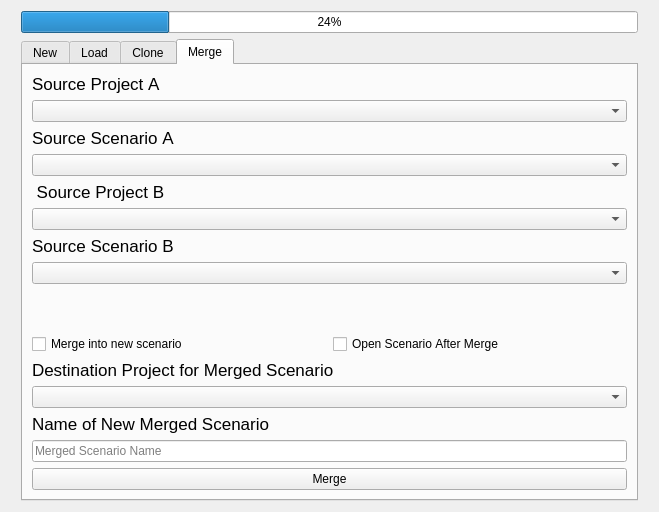
<?xml version="1.0" encoding="UTF-8"?>
<ui version="4.0">
 <class>LoadElements</class>
 <widget class="QDialog" name="LoadElements">
  <property name="windowModality">
   <enum>Qt::ApplicationModal</enum>
  </property>
  <property name="geometry">
   <rect>
    <x>0</x>
    <y>0</y>
    <width>659</width>
    <height>512</height>
   </rect>
  </property>
  <property name="windowTitle">
   <string>Project Management</string>
  </property>
  <layout class="QGridLayout" name="gridLayout">
   <item row="9" column="0">
    <spacer name="horizontalSpacer_2">
     <property name="orientation">
      <enum>Qt::Horizontal</enum>
     </property>
     <property name="sizeType">
      <enum>QSizePolicy::Fixed</enum>
     </property>
     <property name="sizeHint" stdset="0">
      <size>
       <width>10</width>
       <height>20</height>
      </size>
     </property>
    </spacer>
   </item>
   <item row="9" column="2">
    <spacer name="horizontalSpacer">
     <property name="orientation">
      <enum>Qt::Horizontal</enum>
     </property>
     <property name="sizeType">
      <enum>QSizePolicy::Fixed</enum>
     </property>
     <property name="sizeHint" stdset="0">
      <size>
       <width>10</width>
       <height>20</height>
      </size>
     </property>
    </spacer>
   </item>
   <item row="7" column="1" rowspan="6">
    <widget class="QTabWidget" name="container">
     <property name="sizePolicy">
      <sizepolicy hsizetype="Preferred" vsizetype="Preferred">
       <horstretch>0</horstretch>
       <verstretch>0</verstretch>
      </sizepolicy>
     </property>
     <property name="font">
      <font>
       <kerning>false</kerning>
      </font>
     </property>
     <property name="currentIndex">
      <number>3</number>
     </property>
     <widget class="QWidget" name="tab_2">
      <attribute name="title">
       <string>New</string>
      </attribute>
      <layout class="QVBoxLayout" name="verticalLayout_3">
       <item>
        <widget class="QLabel" name="new_source_project_label">
         <property name="font">
          <font>
           <pointsize>13</pointsize>
           <weight>50</weight>
           <bold>false</bold>
           <kerning>false</kerning>
          </font>
         </property>
         <property name="text">
          <string>Project</string>
         </property>
        </widget>
       </item>
       <item>
        <widget class="QComboBox" name="new_projects_box"/>
       </item>
       <item>
        <layout class="QHBoxLayout" name="horizontalLayout_2">
         <item>
          <widget class="QLabel" name="new_project_label">
           <property name="font">
            <font>
             <pointsize>13</pointsize>
             <weight>50</weight>
             <bold>false</bold>
             <kerning>false</kerning>
            </font>
           </property>
           <property name="text">
            <string>New Project Name</string>
           </property>
          </widget>
         </item>
         <item>
          <widget class="QCheckBox" name="new_project_checkBox">
           <property name="text">
            <string>New Project</string>
           </property>
          </widget>
         </item>
        </layout>
       </item>
       <item>
        <widget class="QLineEdit" name="new_project_name">
         <property name="placeholderText">
          <string>Project Name</string>
         </property>
        </widget>
       </item>
       <item>
        <widget class="QLabel" name="scenarioLabel_3">
         <property name="font">
          <font>
           <pointsize>13</pointsize>
           <weight>50</weight>
           <bold>false</bold>
           <kerning>false</kerning>
          </font>
         </property>
         <property name="text">
          <string>New Scenario Name</string>
         </property>
        </widget>
       </item>
       <item>
        <widget class="QLineEdit" name="new_scenario_name">
         <property name="placeholderText">
          <string>Scenario Name</string>
         </property>
        </widget>
       </item>
       <item>
        <spacer name="verticalSpacer_2">
         <property name="orientation">
          <enum>Qt::Vertical</enum>
         </property>
         <property name="sizeHint" stdset="0">
          <size>
           <width>546</width>
           <height>204</height>
          </size>
         </property>
        </spacer>
       </item>
       <item>
        <widget class="QPushButton" name="new_button">
         <property name="text">
          <string>Create</string>
         </property>
        </widget>
       </item>
      </layout>
     </widget>
     <widget class="QWidget" name="Load_4">
      <property name="autoFillBackground">
       <bool>false</bool>
      </property>
      <property name="styleSheet">
       <string notr="true"/>
      </property>
      <attribute name="title">
       <string>Load</string>
      </attribute>
      <layout class="QVBoxLayout" name="verticalLayout">
       <item>
        <layout class="QVBoxLayout" name="verticalLayout_4">
         <item>
          <widget class="QLabel" name="projectLabel">
           <property name="font">
            <font>
             <pointsize>13</pointsize>
             <weight>50</weight>
             <bold>false</bold>
             <kerning>false</kerning>
            </font>
           </property>
           <property name="text">
            <string>Project</string>
           </property>
          </widget>
         </item>
         <item>
          <widget class="QComboBox" name="load_projects_box"/>
         </item>
         <item>
          <widget class="QLabel" name="scenarioLabel">
           <property name="font">
            <font>
             <pointsize>13</pointsize>
             <weight>50</weight>
             <bold>false</bold>
             <kerning>false</kerning>
            </font>
           </property>
           <property name="text">
            <string>Scenario</string>
           </property>
          </widget>
         </item>
         <item>
          <widget class="QComboBox" name="load_scenarios_box"/>
         </item>
         <item>
          <widget class="QLabel" name="projectLabel3">
           <property name="sizePolicy">
            <sizepolicy hsizetype="Expanding" vsizetype="Fixed">
             <horstretch>0</horstretch>
             <verstretch>0</verstretch>
            </sizepolicy>
           </property>
           <property name="font">
            <font>
             <pointsize>13</pointsize>
             <weight>50</weight>
             <bold>false</bold>
             <kerning>false</kerning>
            </font>
           </property>
           <property name="text">
            <string>Project Directory</string>
           </property>
          </widget>
         </item>
         <item>
          <widget class="QgsFileWidget" name="newShpDirectory">
           <property name="storageMode">
            <enum>QgsFileWidget::GetDirectory</enum>
           </property>
          </widget>
         </item>
         <item>
          <spacer name="verticalSpacer_3">
           <property name="orientation">
            <enum>Qt::Vertical</enum>
           </property>
           <property name="sizeHint" stdset="0">
            <size>
             <width>546</width>
             <height>45</height>
            </size>
           </property>
          </spacer>
         </item>
         <item>
          <widget class="QPushButton" name="load_button">
           <property name="text">
            <string>Load</string>
           </property>
          </widget>
         </item>
        </layout>
       </item>
      </layout>
     </widget>
     <widget class="QWidget" name="advanced_4">
      <attribute name="title">
       <string>Clone</string>
      </attribute>
      <layout class="QVBoxLayout" name="verticalLayout_5">
       <item>
        <widget class="QLabel" name="projectLabel_2">
         <property name="font">
          <font>
           <pointsize>13</pointsize>
           <weight>50</weight>
           <bold>false</bold>
           <kerning>false</kerning>
          </font>
         </property>
         <property name="text">
          <string>Project</string>
         </property>
        </widget>
       </item>
       <item>
        <widget class="QComboBox" name="clone_projects_box"/>
       </item>
       <item>
        <widget class="QLabel" name="scenarioLabel_2">
         <property name="font">
          <font>
           <pointsize>13</pointsize>
           <weight>50</weight>
           <bold>false</bold>
           <kerning>false</kerning>
          </font>
         </property>
         <property name="text">
          <string>Scenario</string>
         </property>
        </widget>
       </item>
       <item>
        <widget class="QComboBox" name="clone_scenarios_box"/>
       </item>
       <item>
        <widget class="QLabel" name="clone_title">
         <property name="sizePolicy">
          <sizepolicy hsizetype="Preferred" vsizetype="Fixed">
           <horstretch>0</horstretch>
           <verstretch>0</verstretch>
          </sizepolicy>
         </property>
         <property name="text">
          <string>Clone into project:</string>
         </property>
        </widget>
       </item>
       <item>
        <widget class="QComboBox" name="clone_box"/>
       </item>
       <item>
        <widget class="QLabel" name="clone_title_2">
         <property name="sizePolicy">
          <sizepolicy hsizetype="Preferred" vsizetype="Fixed">
           <horstretch>0</horstretch>
           <verstretch>0</verstretch>
          </sizepolicy>
         </property>
         <property name="text">
          <string>Cloned Scenario Name: </string>
         </property>
        </widget>
       </item>
       <item>
        <widget class="QLineEdit" name="cloned_scenario_name">
         <property name="placeholderText">
          <string>Cloned Scenario Name</string>
         </property>
        </widget>
       </item>
       <item>
        <widget class="QCheckBox" name="clone_open_after_checkBox">
         <property name="text">
          <string>Open Scenario After Cloning</string>
         </property>
        </widget>
       </item>
       <item>
        <spacer name="verticalSpacer_4">
         <property name="orientation">
          <enum>Qt::Vertical</enum>
         </property>
         <property name="sizeHint" stdset="0">
          <size>
           <width>546</width>
           <height>45</height>
          </size>
         </property>
        </spacer>
       </item>
       <item>
        <widget class="QPushButton" name="clone_button">
         <property name="text">
          <string>Clone</string>
         </property>
        </widget>
       </item>
      </layout>
     </widget>
     <widget class="QWidget" name="tab">
      <attribute name="title">
       <string>Merge</string>
      </attribute>
      <layout class="QVBoxLayout" name="verticalLayout_2">
       <item>
        <widget class="QLabel" name="projectLabel_5">
         <property name="font">
          <font>
           <pointsize>13</pointsize>
           <weight>50</weight>
           <bold>false</bold>
           <kerning>false</kerning>
          </font>
         </property>
         <property name="text">
          <string>Source Project A</string>
         </property>
        </widget>
       </item>
       <item>
        <widget class="QComboBox" name="merge_projects_box_sourceA"/>
       </item>
       <item>
        <widget class="QLabel" name="scenarioLabel_4">
         <property name="font">
          <font>
           <pointsize>13</pointsize>
           <weight>50</weight>
           <bold>false</bold>
           <kerning>false</kerning>
          </font>
         </property>
         <property name="text">
          <string>Source Scenario A</string>
         </property>
        </widget>
       </item>
       <item>
        <widget class="QComboBox" name="merge_scenarios_box_sourceA"/>
       </item>
       <item>
        <widget class="QLabel" name="projectLabel_6">
         <property name="font">
          <font>
           <pointsize>13</pointsize>
           <weight>50</weight>
           <bold>false</bold>
           <kerning>false</kerning>
          </font>
         </property>
         <property name="text">
          <string> Source Project B</string>
         </property>
        </widget>
       </item>
       <item>
        <widget class="QComboBox" name="merge_projects_box_sourceB"/>
       </item>
       <item>
        <widget class="QLabel" name="scenarioLabel_5">
         <property name="font">
          <font>
           <pointsize>13</pointsize>
           <weight>50</weight>
           <bold>false</bold>
           <kerning>false</kerning>
          </font>
         </property>
         <property name="text">
          <string>Source Scenario B</string>
         </property>
        </widget>
       </item>
       <item>
        <widget class="QComboBox" name="merge_scenarios_box_sourceB"/>
       </item>
       <item>
        <spacer name="verticalSpacer">
         <property name="orientation">
          <enum>Qt::Vertical</enum>
         </property>
         <property name="sizeHint" stdset="0">
          <size>
           <width>20</width>
           <height>40</height>
          </size>
         </property>
        </spacer>
       </item>
       <item>
        <layout class="QHBoxLayout" name="horizontalLayout">
         <item>
          <widget class="QCheckBox" name="merge_new_scenario_checkBox">
           <property name="text">
            <string>Merge into new scenario</string>
           </property>
          </widget>
         </item>
         <item>
          <widget class="QCheckBox" name="merge_open_after_checkBox">
           <property name="text">
            <string>Open Scenario After Merge</string>
           </property>
          </widget>
         </item>
        </layout>
       </item>
       <item>
        <widget class="QLabel" name="merge_new_scenario_label">
         <property name="font">
          <font>
           <pointsize>13</pointsize>
           <weight>50</weight>
           <bold>false</bold>
           <kerning>false</kerning>
          </font>
         </property>
         <property name="text">
          <string>Destination Project for Merged Scenario</string>
         </property>
        </widget>
       </item>
       <item>
        <widget class="QComboBox" name="merge_box"/>
       </item>
       <item>
        <widget class="QLabel" name="merge_name_scenario_label">
         <property name="font">
          <font>
           <pointsize>13</pointsize>
           <weight>50</weight>
           <bold>false</bold>
           <kerning>false</kerning>
          </font>
         </property>
         <property name="text">
          <string>Name of New Merged Scenario</string>
         </property>
        </widget>
       </item>
       <item>
        <widget class="QLineEdit" name="merged_scenario_name">
         <property name="placeholderText">
          <string>Merged Scenario Name</string>
         </property>
        </widget>
       </item>
       <item>
        <widget class="QPushButton" name="merge_button">
         <property name="text">
          <string>Merge</string>
         </property>
        </widget>
       </item>
      </layout>
     </widget>
    </widget>
   </item>
   <item row="0" column="1">
    <widget class="QProgressBar" name="progressBar">
     <property name="value">
      <number>24</number>
     </property>
    </widget>
   </item>
  </layout>
 </widget>
 <customwidgets>
  <customwidget>
   <class>QgsFileWidget</class>
   <extends>QWidget</extends>
   <header>qgsfilewidget.h</header>
  </customwidget>
 </customwidgets>
 <resources/>
 <connections/>
</ui>
